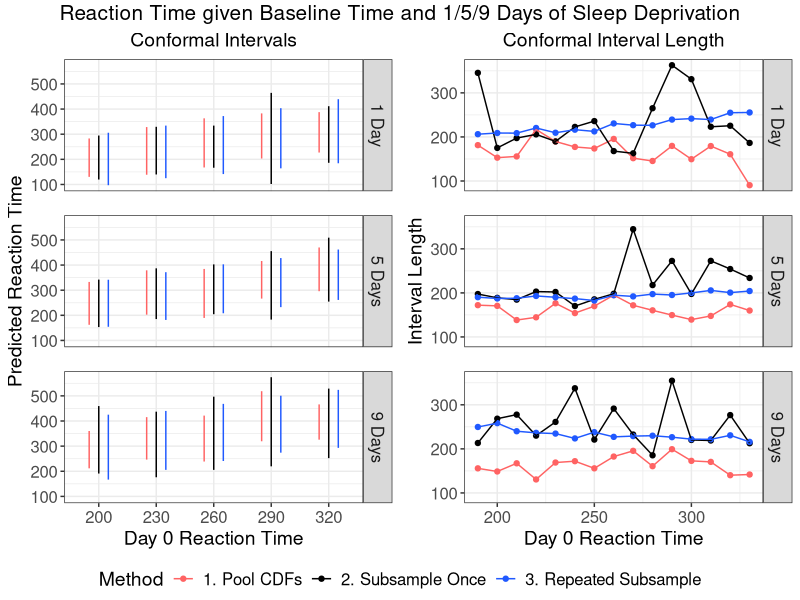

This figure's R source:
# Size plots for sleep example

library(tidyverse)
library(data.table)
library(gridExtra)
library(grid)

# Create theme
paper_theme <- theme_bw() +
  theme(plot.title = element_text(hjust = 0.5, size = 16),
        plot.subtitle = element_text(hjust = 0.5, size = 14),
        legend.title = element_text(size = 14),
        axis.title = element_text(size = 14),
        legend.text = element_text(size = 12),
        axis.text = element_text(size = 12),
        strip.text = element_text(size = 12),
        panel.spacing = unit(1.2, "lines"))

# Read in data
method_1 <- fread(file = "sim_data/section_6/method_1_size.csv") %>%
  mutate(Method = "1. Pool CDFs")

method_2 <- fread(file = "sim_data/section_6/method_2_size.csv") %>%
  mutate(Method = "2. Subsample Once")

method_3 <- fread(file = "sim_data/section_6/method_3_size.csv") %>%
  mutate(Method = "3. Repeated Subsample")

# Merge results across methods
results <- rbind(method_1, method_2, method_3) %>%
  mutate(
    Method = factor(Method,
                    levels = c("1. Pool CDFs",
                               "2. Subsample Once",
                               "3. Repeated Subsample"),
                    labels = c("1. Pool CDFs",
                               "2. Subsample Once",
                               "3. Repeated Subsample")),
    PI_length = max_pred_int - min_pred_int,
    Days = factor(Days,
                  levels = c(1, 5, 9),
                  labels = c("1 Day", "5 Days", "9 Days")))

########################
##### Create plots #####
########################

# Plot conformal intervals for a subset of day 0 reaction times
pred_int_plot <- results %>%
  dplyr::filter(Baseline %in% seq(200, 320, by = 30)) %>%
  mutate(Baseline = factor(Baseline)) %>%
  ggplot() +
  facet_grid(Days ~ .) +
  geom_linerange(aes(x = Baseline,
                     ymin = min_pred_int, ymax = max_pred_int, color = Method),
                 position = position_dodge(0.5)) +
  labs(x = "Day 0 Reaction Time",
       y = "Predicted Reaction Time",
       title = "Conformal Intervals") +
  scale_color_manual(values = c("#FF6363", "black", "#2059FF"),
                     labels = c("1. Pool CDFs", "2. Subsample Once",
                                "3. Repeated Subsample")) +
  paper_theme +
  theme(legend.position = "none",
        plot.title = element_text(size = 14))

# Length of conformal intervals
pred_int_length <- results %>%
  ggplot(aes(x = Baseline, y = PI_length, col = Method)) +
  facet_grid(Days ~ .) +
  geom_point() +
  geom_line() +
  labs(x = "Day 0 Reaction Time",
       y = "Interval Length",
       title = "Conformal Interval Length") +
  scale_color_manual(values = c("#FF6363", "black", "#2059FF"),
                     labels = c("1. Pool CDFs", "2. Subsample Once",
                                "3. Repeated Subsample")) +
  paper_theme +
  theme(legend.position = "bottom",
        plot.title = element_text(size = 14))

# Code to extract legend: http://www.sthda.com/english/wiki/wiki.php?id_contents=7930#add-a-common-legend-for-multiple-ggplot2-graphs
get_legend<-function(myggplot){
  tmp <- ggplot_gtable(ggplot_build(myggplot))
  leg <- which(sapply(tmp$grobs, function(x) x$name) == "guide-box")
  legend <- tmp$grobs[[leg]]
  return(legend)
}

legend <- get_legend(pred_int_length)

pred_int_length <- pred_int_length + theme(legend.position = "none")

# Combine plots of intervals and length of intervals
sleep_pi_length <-
  grid.arrange(pred_int_plot, pred_int_length, legend, ncol=2, nrow = 2,
               layout_matrix = rbind(c(1, 2), c(3, 3)),
               widths = c(2.7, 2.7), heights = c(2.5, 0.2),
               top = textGrob(paste("Reaction Time given Baseline Time and",
                                    "1/5/9 Days of Sleep Deprivation"),
                              gp = gpar(fontsize = 15,font = 8)))

######################
##### Save plots #####
######################

ggsave(plot = sleep_pi_length,
       filename = "sim_figures/section_6/sleep_pi_length.pdf",
       width = 9.5, height = 7)
